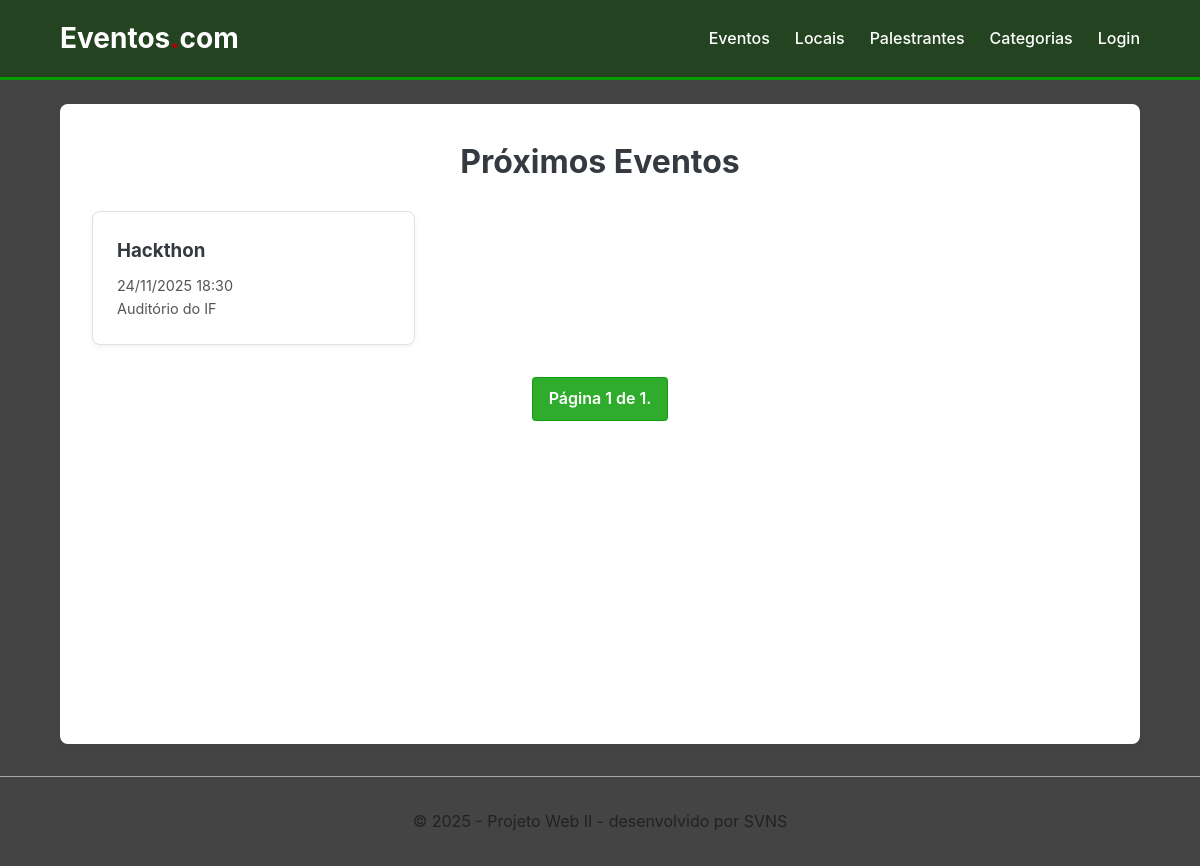
Before: / with the older database file.
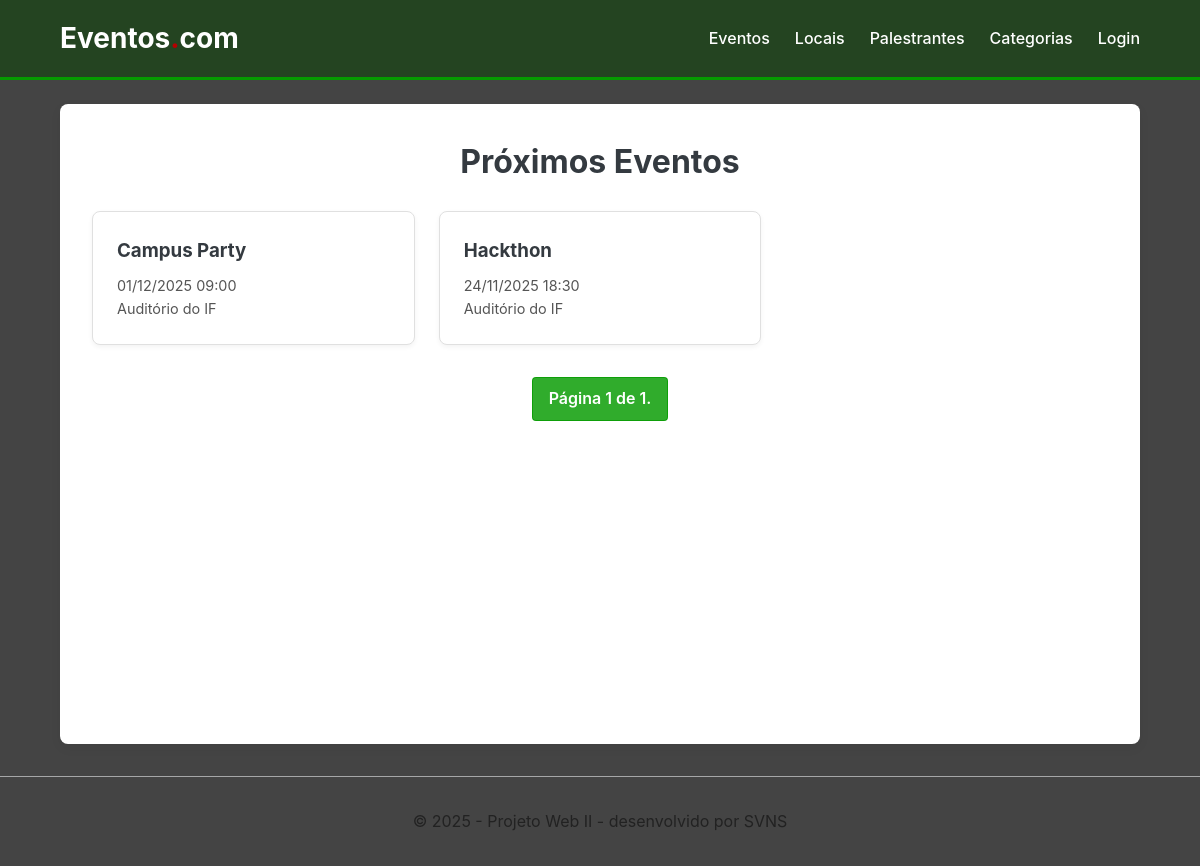
After: the same page with the newer database file.
### projeto_webII_app/models.py (models this page shows, shortened)
class Evento(models.Model):
    titulo = models.CharField(max_length=200)
    descricao = models.TextField()
    data_hora = models.DateTimeField()
    local = models.ForeignKey(Local, on_delete=models.SET_NULL, null=True)
    banner_evento = models.ImageField(upload_to='eventos_banners/', blank=True, null=True)
    categoria = models.ForeignKey(CategoriaEvento, on_delete=models.SET_NULL, null=True)
    palestrantes = models.ManyToManyField(Palestrante)

class Local(models.Model):
    nome = models.CharField(max_length=150)
    endereco = models.CharField(max_length=300)
    capacidade = models.PositiveIntegerField(default=0)

### projeto_webII_app/views.py (the view)
# urls.py: path('', views.listarEventos, name='listarEventos'),
def listarEventos(request):
    lista_eventos = Evento.objects.all().order_by('-data_hora')
    paginator = Paginator(lista_eventos, 5)
    num_pagina = request.GET.get('page')
    obj_pagina = paginator.get_page(num_pagina)
    return render(request, 'app/listarEventos.html', {'obj_pagina': obj_pagina})

### projeto_webII_app/templates/app/listarEventos.html (shortened to what this page needs)
{% extends 'app/base.html' %}
{% block content %}
    <h1>Próximos Eventos</h1>
    <div class="list-container">
        {% for evento in obj_pagina %}
            <div class="card">
                <h3><a href="{% url 'detalharEvento' evento.id %}">{{ evento.titulo }}</a></h3>
                <p>{{ evento.data_hora|date:"d/m/Y H:i" }}</p>
                <p>{{ evento.local.nome }}</p>
            </div>
        {% empty %}
            <p>Nenhum evento cadastrado.</p>
        {% endfor %}
    </div>
    <div class="pagination">
        <span class="page-current">
            Página {{ obj_pagina.number }} de {{ obj_pagina.paginator.num_pages }}.
        </span>
    </div>
    {% endblock %}

Changed rows visible on the page:
added Evento: titulo "Campus Party", data_hora "01/12/2025 09:00", local.nome "Auditório do IF"
